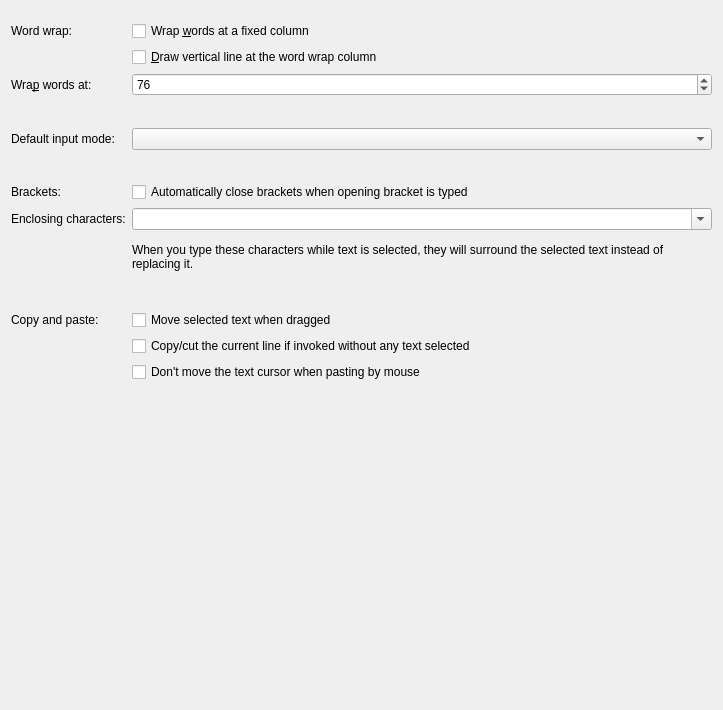
<?xml version="1.0" encoding="UTF-8"?>
<ui version="4.0">
 <class>EditConfigWidget</class>
 <widget class="QWidget" name="EditConfigWidget">
  <property name="geometry">
   <rect>
    <x>0</x>
    <y>0</y>
    <width>723</width>
    <height>710</height>
   </rect>
  </property>
  <layout class="QVBoxLayout" name="verticalLayout_2">
   <item>
    <layout class="QFormLayout" name="formLayout">
     <property name="topMargin">
      <number>10</number>
     </property>
     <item row="0" column="0">
      <widget class="QLabel" name="label">
       <property name="text">
        <string>Word wrap:</string>
       </property>
      </widget>
     </item>
     <item row="0" column="1">
      <widget class="QCheckBox" name="chkStaticWordWrap">
       <property name="whatsThis">
        <string>&lt;p&gt;Automatically start a new line of text when the current line exceeds the length specified by the &lt;b&gt;Wrap words at:&lt;/b&gt; option.&lt;/p&gt;&lt;p&gt;This option does not wrap existing lines of text - use the &lt;b&gt;Apply Static Word Wrap&lt;/b&gt; option in the &lt;b&gt;Tools&lt;/b&gt; menu for that purpose.&lt;/p&gt;&lt;p&gt;If you want lines to be &lt;i&gt;visually wrapped&lt;/i&gt; instead, according to the width of the view, enable &lt;b&gt;Dynamic Word Wrap&lt;/b&gt; in the &lt;b&gt;Appearance&lt;/b&gt; config page.&lt;/p&gt;</string>
       </property>
       <property name="text">
        <string>Wrap &amp;words at a fixed column</string>
       </property>
      </widget>
     </item>
     <item row="1" column="1">
      <widget class="QCheckBox" name="chkShowStaticWordWrapMarker">
       <property name="whatsThis">
        <string>&lt;p&gt;If this option is checked, a vertical line will be drawn at the word wrap column as defined in the &lt;strong&gt;Editing&lt;/strong&gt; properties.&lt;/p&gt;</string>
       </property>
       <property name="text">
        <string>&amp;Draw vertical line at the word wrap column</string>
       </property>
      </widget>
     </item>
     <item row="2" column="0">
      <widget class="QLabel" name="lblWordWrap">
       <property name="text">
        <string>Wra&amp;p words at:</string>
       </property>
       <property name="buddy">
        <cstring>sbWordWrap</cstring>
       </property>
      </widget>
     </item>
     <item row="2" column="1">
      <widget class="KPluralHandlingSpinBox" name="sbWordWrap">
       <property name="whatsThis">
        <string>If the Word Wrap option is selected this entry determines the length (in characters) at which the editor will automatically start a new line.</string>
       </property>
       <property name="minimum">
        <number>20</number>
       </property>
       <property name="maximum">
        <number>200</number>
       </property>
       <property name="value">
        <number>76</number>
       </property>
      </widget>
     </item>
     <item row="3" column="1">
      <spacer name="verticalSpacer">
       <property name="orientation">
        <enum>Qt::Vertical</enum>
       </property>
       <property name="sizeType">
        <enum>QSizePolicy::Fixed</enum>
       </property>
       <property name="sizeHint" stdset="0">
        <size>
         <width>20</width>
         <height>20</height>
        </size>
       </property>
      </spacer>
     </item>
     <item row="4" column="0">
      <widget class="QLabel" name="lblInputMode">
       <property name="text">
        <string>Default input mode:</string>
       </property>
      </widget>
     </item>
     <item row="4" column="1">
      <widget class="QComboBox" name="cmbInputMode"/>
     </item>
     <item row="5" column="1">
      <spacer name="verticalSpacer_2">
       <property name="orientation">
        <enum>Qt::Vertical</enum>
       </property>
       <property name="sizeType">
        <enum>QSizePolicy::Fixed</enum>
       </property>
       <property name="sizeHint" stdset="0">
        <size>
         <width>20</width>
         <height>20</height>
        </size>
       </property>
      </spacer>
     </item>
     <item row="6" column="0">
      <widget class="QLabel" name="label_2">
       <property name="text">
        <string>Brackets:</string>
       </property>
      </widget>
     </item>
     <item row="6" column="1">
      <widget class="QCheckBox" name="chkAutoBrackets">
       <property name="text">
        <string>Automatically close brackets when opening bracket is typed</string>
       </property>
      </widget>
     </item>
     <item row="7" column="0">
      <widget class="QLabel" name="lbEncloseSelection">
       <property name="cursor">
        <cursorShape>WhatsThisCursor</cursorShape>
       </property>
       <property name="toolTip">
        <string/>
       </property>
       <property name="whatsThis">
        <string>When some text is selected these chars will be added on both its sides in a way &quot;Auto Bracket&quot; do</string>
       </property>
       <property name="text">
        <string>Enclosing characters:</string>
       </property>
      </widget>
     </item>
     <item row="7" column="1">
      <widget class="QComboBox" name="cmbEncloseSelection">
       <property name="sizePolicy">
        <sizepolicy hsizetype="MinimumExpanding" vsizetype="Fixed">
         <horstretch>0</horstretch>
         <verstretch>0</verstretch>
        </sizepolicy>
       </property>
       <property name="editable">
        <bool>true</bool>
       </property>
      </widget>
     </item>
     <item row="10" column="0">
      <widget class="QLabel" name="label_4">
       <property name="text">
        <string>Copy and paste:</string>
       </property>
      </widget>
     </item>
     <item row="10" column="1">
      <widget class="QCheckBox" name="chkTextDragAndDrop">
       <property name="text">
        <string>Move selected text when dragged</string>
       </property>
      </widget>
     </item>
     <item row="11" column="1">
      <widget class="QCheckBox" name="chkSmartCopyCut">
       <property name="text">
        <string>Copy/cut the current line if invoked without any text selected</string>
       </property>
      </widget>
     </item>
     <item row="12" column="1">
      <widget class="QCheckBox" name="chkMousePasteAtCursorPosition">
       <property name="text">
        <string>Don't move the text cursor when pasting by mouse</string>
       </property>
      </widget>
     </item>
     <item row="8" column="1">
      <widget class="QLabel" name="lblBracketHelp">
       <property name="sizePolicy">
        <sizepolicy hsizetype="Expanding" vsizetype="Preferred">
         <horstretch>0</horstretch>
         <verstretch>0</verstretch>
        </sizepolicy>
       </property>
       <property name="text">
        <string>When you type these characters while text is selected, they will surround the selected text instead of replacing it.</string>
       </property>
       <property name="wordWrap">
        <bool>true</bool>
       </property>
      </widget>
     </item>
     <item row="9" column="1">
      <spacer name="verticalSpacer_3">
       <property name="orientation">
        <enum>Qt::Vertical</enum>
       </property>
       <property name="sizeType">
        <enum>QSizePolicy::Fixed</enum>
       </property>
       <property name="sizeHint" stdset="0">
        <size>
         <width>20</width>
         <height>20</height>
        </size>
       </property>
      </spacer>
     </item>
    </layout>
   </item>
   <item>
    <spacer>
     <property name="orientation">
      <enum>Qt::Vertical</enum>
     </property>
     <property name="sizeHint" stdset="0">
      <size>
       <width>8</width>
       <height>1</height>
      </size>
     </property>
    </spacer>
   </item>
  </layout>
 </widget>
 <customwidgets>
  <customwidget>
   <class>KPluralHandlingSpinBox</class>
   <extends>QSpinBox</extends>
   <header>kpluralhandlingspinbox.h</header>
  </customwidget>
 </customwidgets>
 <resources/>
 <connections/>
</ui>
